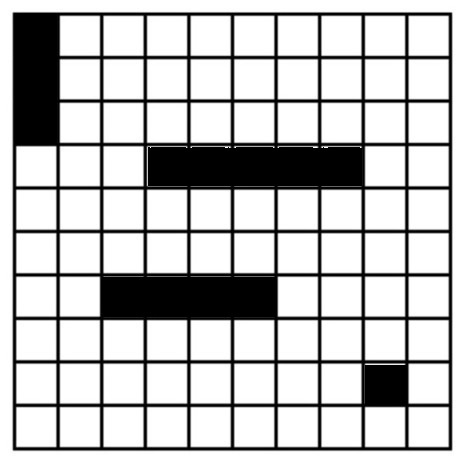
%> input picture ParteFoto/Tablero 10x10.jpg, 467 x 464 px
$ octave Deteccion_Foto.m   (GNU Octave 9; MATLAB toolbox functions it lacks are replaced by stand-ins)
%> lines starting %> are read from the running program, lines starting %| are printed output that depends on the picture; in (x1, y1, x2, y2) boxes, pixels count from 0 and x2, y2 are one past the last pixel; in counts of white or black regions, pixels touching at a corner belong together; the program's own positions count from 1
### ParteFoto/CalcLines.m
function [lines,E]=CalcLines(imagen)
    %Calcula las lineas de la imagen introducida.
    %En nuestro caso realiza trans. binarias hasta encontrar las 22 lineas
    %que sabemos que tiene.
    %톁alida: lines-> struct lines.
    %         E-> Imagen sobre la que esas lineas fueron calculadas.
    max_dist=sqrt(size(imagen,1)^2+size(imagen,2)^2);

    validation=0;
    i=0;

    while i<250 && validation~=22
        i=i+10;
        imagen2=imagen>i;
        E=edge(imagen2,'canny');
        [H, theta, rho]=hough(E);

        peaks=houghpeaks(H,22);
        validation=length(peaks);
        lines=houghlines(E, theta, rho, peaks, 'FillGap', max_dist);
    end
end

### ParteFoto/CalcBigLines.m
function [x,y,columna,fila,xs,ys]=CalcBigLines(lines)
    %Averigua si las lineas perteneces a columnas o filas, luego alarga las
    %lineas para obtener un mejor resultado.
    %텲ntrada: lines-> struct lines empleada.
    %톁alida:  x-> Nuevos valores de la x.
    %          y-> Nuevos valores de la y.
    %          columna-> Indica que lineas son columnas.
    %          linea-> Indica que lineas son filas.
    %          xs-> Viejos valores de la x.
    %          ys-> Viejos valores de la y.
    x=[lines(1).point1(1),lines(1).point2(1)];
    xs=[lines(1).point1(1),lines(1).point2(1)];
    y=[lines(1).point1(2),lines(1).point2(2)];
    ys=[lines(1).point1(2),lines(1).point2(2)];
    for k=2:length(lines)
        x=[x;lines(k).point1(1),lines(k).point2(1)];
        xs=[xs;lines(1).point1(1),lines(1).point2(1)];
        y=[y;lines(k).point1(2),lines(k).point2(2)];
        ys=[ys;lines(1).point1(2),lines(1).point2(2)];
    end

    i=0;
    j=0;
    for k=1:length(lines)
        l=abs(x(k,1)-x(k,2));
        c=abs(y(k,1)-y(k,2));
        if l>c
            i=i+1;
            fila(i)=k;
        end
        if c>l
            j=j+1;
            columna(j)=k;
        end
    end

    x(fila,1)=x(fila,1)-200;
    x(fila,2)=x(fila,2)+200;

    y(columna,1)=y(columna,1)-200;
    y(columna,2)=y(columna,2)+200;
end

### ParteFoto/Ord.m
function [Xcol,Ycol,Xfil,Yfil]=Ord(x,y,col,fil)
    %Devuelve columnas y filas separadas.
    %Las ordena dependiendo de si son filas o columnas.
    %톁alida: columnas-> x y de las columnas.
    %         fila-> x y de las filas.
    columnas=[x(col,1),x(col,2),y(col,1),y(col,2)];
    filas=[x(fil,1),x(fil,2),y(fil,1),y(fil,2)];
    [~,idx]=sort(columnas(:,1));      %Ordenamos en funcion de las x.
    columnas=columnas(idx,:);
    [~,idy]=sort(filas(:,3));         %Ordenamos en funcion de las y.
    filas=filas(idy,:);
    Xcol=[columnas(:,1),columnas(:,2)];
    Xfil=[columnas(:,3),columnas(:,4)];
    Ycol=[filas(:,1),filas(:,2)];
    Yfil=[filas(:,3),filas(:,4)];
end

### ParteFoto/takeSquares.m
function [im]=takeSquares(imagen,Xcol,Ycol,Xfil,Yfil)
    figure,imshow(imagen);
    for i=1:10
        for j=1:10
            [xC,yC,xLine,yLine]=makeSquare(Xcol(j:j+1,:),Ycol(j:j+1,:),Xfil(i:i+1,:),Yfil(i:i+1,:));
            im{i,j}=imcrop(imagen,[xC,yC,xLine,yLine]);
            rectangle('Position',[xC,yC,xLine,yLine],'EdgeColor','m');
        end
    end
end

### ParteFoto/search.m
function ocupadas=search(im)
    ok=1;
    for i=1:10
       for j=1:10
          c1=im{i,j}>10;
          c2=im{i,j}<=125;
          oscuros=length(im{i,j}(c1&c2));
          c1=im{i,j}>130;
          c2=im{i,j}<=255;
          claros=length(im{i,j}(c1&c2));
          if oscuros>claros
              ocupadas(ok,:)=[i,j];
              ok=ok+1;
       end
    end
end

### ParteFoto/barcos.m
function [por,buque,submarino,lancha]=barcos(ocupadas)
    for loop=1:4
        pos(1,:)=ocupadas(1,:);
        barco(1,:)=ocupadas(1,:);
        toErase(1)=1;
        p=2;
        for i=2:length(ocupadas(:,1))
            if ocupadas(i,1)==pos(1,1) %Si fila==
                if ocupadas(i,2)==pos(1,2)+1 %Igual a columna+1
                    pos(1,:)=ocupadas(i,:);
                    barco(p,:)=ocupadas(i,:);
                    toErase(i)=i;
                    p=p+1;
                end
            end
            if ocupadas(i,2)==pos(1,2) %Si col==
                if ocupadas(i,1)==pos(1,1)+1 %Igual a fila+1
                    pos(1,:)=ocupadas(i,:);
                    barco(p,:)=ocupadas(i,:);
                    toErase(i)=i;
                    p=p+1;
                end
            end
        end
        ocupadas([toErase],:)=[];
        long=length(barco(:,1));
        switch long
            case 1
                lancha=barco;
            case 3
                submarino=barco;
            case 4
                buque=barco;
            case 5
                por=barco;
        end
        clear toErase;
        clear pos;
        clear barco;
    end
end

### ParteFoto/Deteccion_Foto.m
clc, clear, close all

%imagen=tablero();
imagen=imread('tablero 10x10.jpg');
%> imagen is the input picture: size 464x467x3 uint8; min 0, max 255, mean 193.9
imagen=rgb2gray(imagen);
%> imagen: size 464x467 uint8
[lines,E]=CalcLines(imagen);
%> the loop in CalcLines, `while i<250 && validation~=22` made 3 passes
%> validation on passes 1 to 3: 21, 21, 22
%> pass 1, in CalcLines, `imagen2=imagen>i;`:
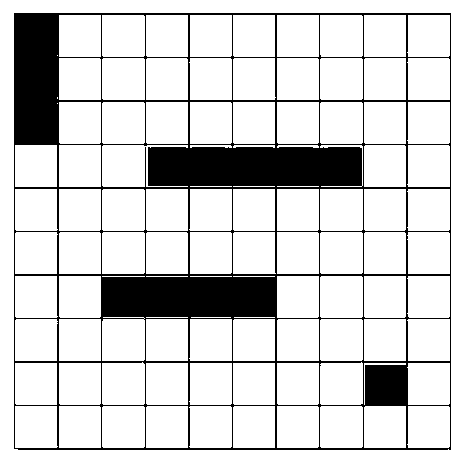
%> imagen2: size 464x467 logical; 83.6% white; 1 black region, box (x1, y1, x2, y2) and area: (14, 13, 451, 450) 35616
%> pass 1, in CalcLines, `[H, theta, rho]=hough(E);`:
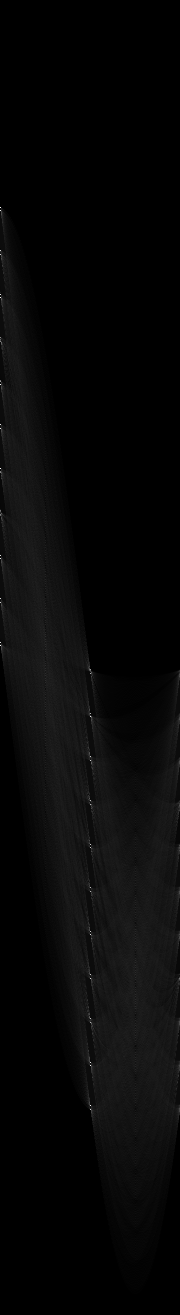
%> H: size 1315x180 double; min 0, max 435, mean 13; drawn with min black and max white
%> after the loop in CalcLines, `while i<250 && validation~=22`: i = 30
%> E: size 464x467 logical; 7.9% white in thin lines or dots, all inside (x1, y1, x2, y2) = (12, 12, 453, 451)
%> lines = 22 lines; longest, point1 to point2 (x, y): (409, 13) to (409, 451), (60, 13) to (60, 451), (14, 190) to (452, 190), (14, 361) to (452, 361), (14, 274) to (452, 274), (449, 13) to (449, 451)

figure,imshow(E);
for k=1:length(lines)
    xy=[lines(k).point1; lines(k).point2];
    line(xy(:,1),xy(:,2),'LineWidth',1.5,'Color','r');
end
%> this loop made 22 passes
%> xy on passes 1 to 12: [15 451; 451 451], [22 13; 451 13], [409 13; 409 451], [60 13; 60 451], [14 190; 452 190], [14 361; 452 361], [14 274; 452 274], [449 13; 449 451], [101 13; 101 451], [14 407; 452 407], [144 13; 144 451], [322 13; 322 451]
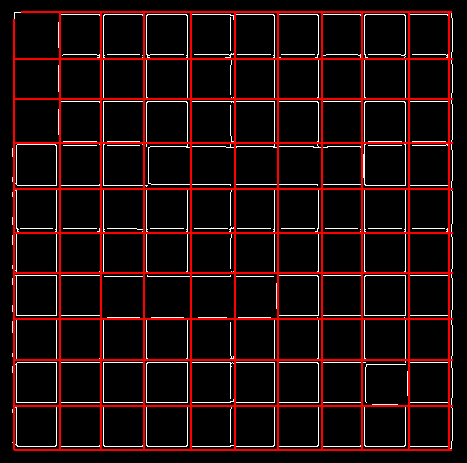
%> figure redrawn from the program's plot data

[x,y,col,fil,xs,ys]=CalcBigLines(lines);
%> in CalcBigLines, `x=[lines(1).point1(1),lines(1).point2(1)];`: x = [15 451]
%> in CalcBigLines, `y=[lines(1).point1(2),lines(1).point2(2)];`: y = [451 451]
%> the loop in CalcBigLines, `for k=2:length(lines)` made 21 passes
%> (x, xs, y, ys) on passes 1 to 3: ([15 451; 22 451], [15 451; 15 451], [451 451; 13 13], [451 451; 451 451]), ([15 451; 22 451; 409 409], [15 451; 15 451; 15 451], [451 451; 13 13; 13 451], [451 451; 451 451; 451 451]), ([15 451; 22 451; 409 409; 60 60], [15 451; 15 451; 15 451; 15 451], [451 451; 13 13; 13 451; 13 451], [451 451; 451 451; 451 451; 451 451])
%> after the loop in CalcBigLines, `for k=2:length(lines)`: x = 22 rows, first 12: [15 451; 22 451; 409 409; 60 60; 14 452; 14 452; 14 452; 449 449; 101 101; 14 452; 144 144; 322 322]; xs = 22 rows, first 12: [15 451; 15 451; 15 451; 15 451; 15 451; 15 451; 15 451; 15 451; 15 451; 15 451; 15 451; 15 451]; y = 22 rows, first 12: [451 451; 13 13; 13 451; 13 451; 190 190; 361 361; 274 274; 13 451; 13 451; 407 407; 13 451; 13 451]; ys = 22 rows, first 12: [451 451; 451 451; 451 451; 451 451; 451 451; 451 451; 451 451; 451 451; 451 451; 451 451; 451 451; 451 451]
%> the loop in CalcBigLines, `for k=1:length(lines)` made 22 passes
%> (l, c) on passes 1 to 12: (436, 0), (429, 0), (0, 438), (0, 438), (438, 0), (438, 0), (438, 0), (0, 438), (0, 438), (438, 0), (0, 438), (0, 438)
%> after the loop in CalcBigLines, `for k=1:length(lines)`: columna = [3 4 8 9 11 12 13 14 18 19 21]; fila = [1 2 5 6 7 10 15 16 17 20 22]
%> x = 22 rows, first 12: [-185 651; -178 651; 409 409; 60 60; -186 652; -186 652; -186 652; 449 449; 101 101; -186 652; 144 144; 322 322]; y = 22 rows, first 12: [451 451; 13 13; -187 651; -187 651; 190 190; 361 361; 274 274; -187 651; -187 651; 407 407; -187 651; -187 651]; col = [3 4 8 9 11 12 13 14 18 19 21]; fil = [1 2 5 6 7 10 15 16 17 20 22]

figure,imshow(E);
for k=1:length(lines)
   line(x(k,:),y(k,:),'LineWidth',1.5,'Color','r')
end
%> this loop made 22 passes
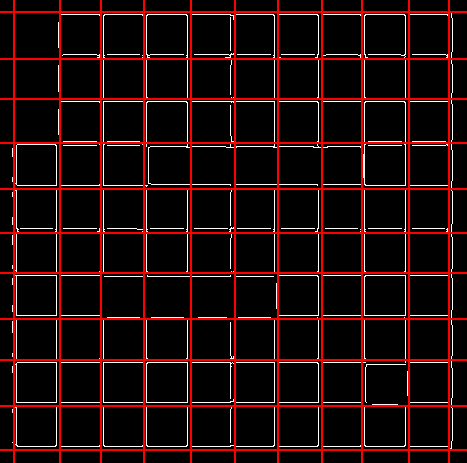
%> figure redrawn from the program's plot data

[Xcol,Ycol,Xfil,Yfil]=Ord(x,y,col,fil);
%> in Ord, `columnas=[x(col,1),x(col,2),y(col,1),y(col,2)];`: columnas = 11 rows, first 8: [409 409 -187 651; 60 60 -187 651; 449 449 -187 651; 101 101 -187 651; 144 144 -187 651; 322 322 -187 651; 278 278 -187 651; 362 362 -187 651]
%> in Ord, `filas=[x(fil,1),x(fil,2),y(fil,1),y(fil,2)];`: filas = 11 rows, first 8: [-185 651 451 451; -178 651 13 13; -186 652 190 190; -186 652 361 361; -186 652 274 274; -186 652 407 407; -186 652 100 100; -186 652 234 234]
%> in Ord, `[~,idx]=sort(columnas(:,1));`: idx = [9; 2; 4; 5; 10; 11; 7; 6; 8; 1; 3]
%> in Ord, `columnas=columnas(idx,:);`: columnas = 11 rows, first 8: [14 14 -179 650; 60 60 -187 651; 101 101 -187 651; 144 144 -187 651; 191 191 -187 651; 235 235 -187 651; 278 278 -187 651; 322 322 -187 651]
%> in Ord, `[~,idy]=sort(filas(:,3));`: idy = [2; 10; 7; 11; 3; 8; 5; 9; 4; 6; 1]
%> in Ord, `filas=filas(idy,:);`: filas = 11 rows, first 8: [-178 651 13 13; -186 652 60 60; -186 652 100 100; -186 652 144 144; -186 652 190 190; -186 652 234 234; -186 652 274 274; -186 652 320 320]
%> in Ord, `Xcol=[columnas(:,1),columnas(:,2)];`: Xcol = [14 14; 60 60; 101 101; 144 144; 191 191; 235 235; 278 278; 322 322; 362 362; 409 409; 449 449]
%> in Ord, `Xfil=[columnas(:,3),columnas(:,4)];`: Xfil = [-179 650; -187 651; -187 651; -187 651; -187 651; -187 651; -187 651; -187 651; -187 651; -187 651; -187 651]
%> in Ord, `Ycol=[filas(:,1),filas(:,2)];`: Ycol = [-178 651; -186 652; -186 652; -186 652; -186 652; -186 652; -186 652; -186 652; -186 652; -186 652; -185 651]
%> in Ord, `Yfil=[filas(:,3),filas(:,4)];`: Yfil = [13 13; 60 60; 100 100; 144 144; 190 190; 234 234; 274 274; 320 320; 361 361; 407 407; 451 451]

figure,imshow(E);
for k=1:length(col)
   line(Xcol(k,:),Ycol(k,:),'LineWidth',1.5,'Color','r')
   pause();
end
%> this loop made 11 passes
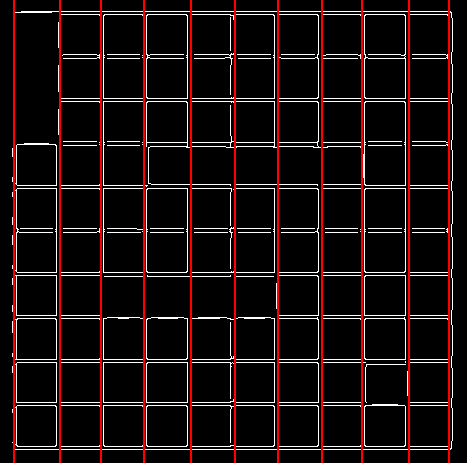
%> figure redrawn from the program's plot data

figure,imshow(E);
for k=1:length(fil)
   line(Xfil(k,:),Yfil(k,:),'LineWidth',1.5,'Color','r')
   pause();
end
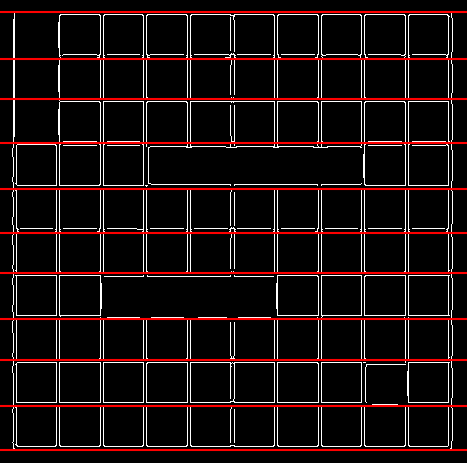
%> figure redrawn from the program's plot data

im=takeSquares(imagen,Xcol,Ycol,Xfil,Yfil);
%> after the loop in takeSquares, `for i=1:10`: im = 100 items
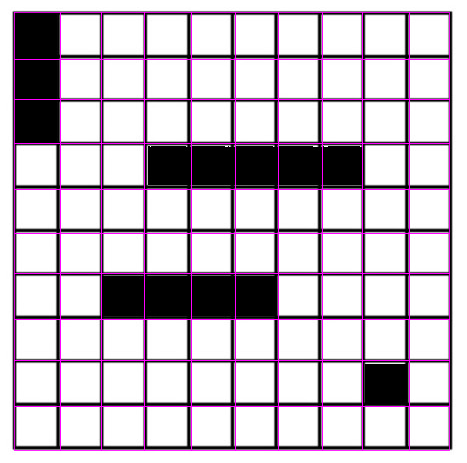
%> figure redrawn from the program's plot data
%> im = 100 items

ocupadas=search(im);
%> after the loop in search, `for i=1:10`: ocupadas = 13 rows, first 12: [1 1; 2 1; 3 1; 4 4; 4 5; 4 6; 4 7; 4 8; 7 3; 7 4; 7 5; 7 6]; ok = 14

[por,buque,submarino,lancha]=barcos(ocupadas);
%> the loop in barcos, `for loop=1:4` made 4 passes
%> (long, submarino) on pass 1: (3, [1 1; 2 1; 3 1])
%> (long, por) on pass 2: (5, [4 4; 4 5; 4 6; 4 7; 4 8])
%> por = [4 4; 4 5; 4 6; 4 7; 4 8]; buque = [7 3; 7 4; 7 5; 7 6]; submarino = [1 1; 2 1; 3 1]; lancha = [9 9]
